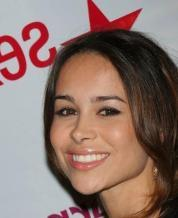
#> input picture src/resources/celeba_subset/person_10174/006202.jpg, 178 x 218 px, found by its file name; its folder holds 3 pictures in this run
$ python run_mlp.py
#> lines starting #> are read from the running program, lines starting #| are printed output that depends on the picture
import os
import json
import joblib
import numpy as np
import logging
from datetime import datetime

from skimage.feature import hog
from skimage.color import rgb2gray
from skimage.io import imread
from skimage.transform import resize

from sklearn.model_selection import train_test_split
from sklearn.preprocessing import StandardScaler
from sklearn.metrics import classification_report, confusion_matrix, accuracy_score

from mlp_model import SimpleMLP  # <<< nossa MLP


# CONFIG
OUT_DIR = "results_mlp"
os.makedirs(OUT_DIR, exist_ok=True)

# Configuração do logging
logging.basicConfig(
    level=logging.INFO,
    format='%(asctime)s - %(levelname)s - %(message)s',
    handlers=[
        logging.FileHandler(os.path.join(OUT_DIR, 'training.log')),
        logging.StreamHandler()
    ]
)
logger = logging.getLogger(__name__)

DATA_DIR = "resources/celeba_subset"
OUT_DIR = "results_mlp"
MODEL_PATH = "models/model_mlp.dat"
CONFIG_PATH = os.path.join(OUT_DIR, "config.txt")
ERROR_PATH = os.path.join(OUT_DIR, "error.txt")
ACC_PATH = os.path.join(OUT_DIR, "acc.txt")

IMG_SIZE = (256, 256)
TEST_SIZE = 0.3 # para teste
VAL_SIZE = 0.2 # vai virar validação
SEED = 42

# HOG params
HOG_PARAMS = dict(
    orientations=9,
    pixels_per_cell=(8, 8),
    cells_per_block=(2, 2),
    block_norm="L2-Hys",
)

# hiperparâmetros da MLP
MLP_PARAMS = dict(
    hidden_dim=128,
    lr=0.01,
    epochs=100,
    weight_decay=0.0001,
)


def list_images_by_class(root_dir):
#> called with root_dir = 'resources/celeba_subset'
    logger.info(f"Listando imagens no diretório: {root_dir}")
    class_names = sorted([d for d in os.listdir(root_dir) if os.path.isdir(os.path.join(root_dir, d))])
    logger.info(f"Encontradas {len(class_names)} classes: {class_names[:5]}{'...' if len(class_names) > 5 else ''}")
    paths = []
    labels = []

    for idx, cls in enumerate(class_names):
        cls_dir = os.path.join(root_dir, cls)
        count = 0
        for fn in sorted(os.listdir(cls_dir)):
            if fn.lower().endswith((".jpg", ".jpeg", ".png")):
                paths.append(os.path.join(cls_dir, fn))
                labels.append(idx)
                count += 1
        logger.info(f"  Classe {idx} ({cls}): {count} imagens")
#> pass 2 of the loop in list_images_by_class, `for idx, cls in enumerate(class_names):`:

    logger.info(f"Total: {len(paths)} imagens, {len(class_names)} classes")
    return paths, np.array(labels), class_names


def extract_hog(path):
    try:
        img = imread(path)
#> img is the input picture: shape (218, 178, 3); mean R, G, B 141.2, 116.1, 108.2

        if img.ndim == 3:
            img = rgb2gray(img)
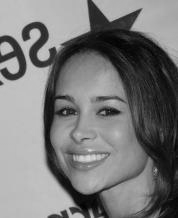
#> img: shape (218, 178) float64; min 0.0025, max 0.856, mean 0.474

        img = resize(img, IMG_SIZE, anti_aliasing=True)
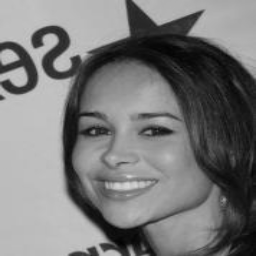
#> img: shape (256, 256) float64; min 0.0106, max 0.845, mean 0.474
        feat = hog(img, **HOG_PARAMS)
        return feat.astype(np.float32)
    except Exception as e:
        logger.error(f"Erro ao processar imagem {path}: {e}")
        raise


def save_config(extra=None):
    logger.info("Salvando configuração...")
    os.makedirs(OUT_DIR, exist_ok=True)
    config = {
        "img_size": IMG_SIZE,
        "test_size": TEST_SIZE,
        "val_size": VAL_SIZE,
        "seed": SEED,
        "hog_params": HOG_PARAMS,
        "model": "SimpleMLP",
        "mlp_params": MLP_PARAMS,
    }
    if extra:
        config.update(extra)

    with open(CONFIG_PATH, "w", encoding="utf-8") as f:
        f.write(json.dumps(config, indent=2, ensure_ascii=False))
    logger.info(f"Configuração salva em: {CONFIG_PATH}")


def main():
    start_time = datetime.now()
    logger.info(f"Iniciando treinamento MLP em {start_time.strftime('%Y-%m-%d %H:%M:%S')}")
    os.makedirs(os.path.dirname(MODEL_PATH), exist_ok=True)
    os.makedirs(OUT_DIR, exist_ok=True)

    # 1) Carrega paths + rótulos
    logger.info("Carregando dataset...")
    paths, y, class_names = list_images_by_class(DATA_DIR)
    if len(paths) == 0:
        raise RuntimeError("Não achei imagens.")

    # 2) Extrai HOG
    logger.info("Extraindo features HOG...")
    features_list = []
    for i, p in enumerate(paths):
        if i % 100 == 0:
            logger.info(f"  Processando imagem {i + 1}/{len(paths)} ({(i + 1) / len(paths) * 100:.1f}%)")
        features_list.append(extract_hog(p))
#> pass 2 of the loop in main, `for i, p in enumerate(paths):`:
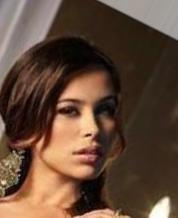
#> input picture src/resources/celeba_subset/person_10174/040356.jpg, 178 x 218 px, found by its file name
#> in extract_hog, img is the input picture: shape (218, 178, 3); mean R, G, B 98.5, 73.2, 56.9
#> in extract_hog (call 2), `img = rgb2gray(img)`:
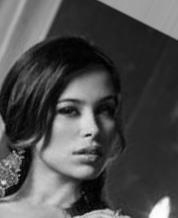
#> img: shape (218, 178) float64; min 0.0014, max 0.999, mean 0.304
#> in extract_hog (call 2), `img = resize(img, IMG_SIZE, anti_aliasing=True)`:
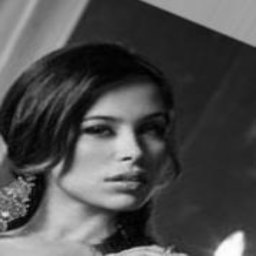
#> img: shape (256, 256) float64; min 0.00293, max 0.998, mean 0.304
#> pass 3 of the loop in main, `for i, p in enumerate(paths):`:
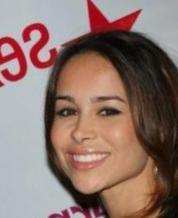
#> input picture src/resources/celeba_subset/person_10174/097855.jpg, 178 x 218 px, found by its file name
#> in extract_hog, img is the input picture: shape (218, 178, 3); mean R, G, B 140.9, 116.2, 108.5
#> in extract_hog (call 3), `img = rgb2gray(img)`:
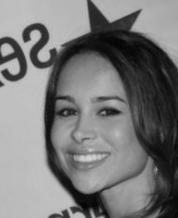
#> img: shape (218, 178) float64; min 0.0137, max 0.846, mean 0.474
#> in extract_hog (call 3), `img = resize(img, IMG_SIZE, anti_aliasing=True)`:
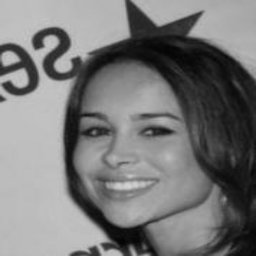
#> img: shape (256, 256) float64; min 0.016, max 0.837, mean 0.474
#> the loop made 4 passes; the first 3 are shown

    X = np.vstack(features_list)
    num_samples, input_dim = X.shape
#> num_samples = 4; input_dim = 34596
    num_classes = len(class_names)
    logger.info(f"Features extraídas: shape={X.shape}")

    # 3) Split: primeiro treino+val vs teste
    logger.info("Dividindo dataset...")
#> (the run stopped early here; a loop or call above may not have finished)
